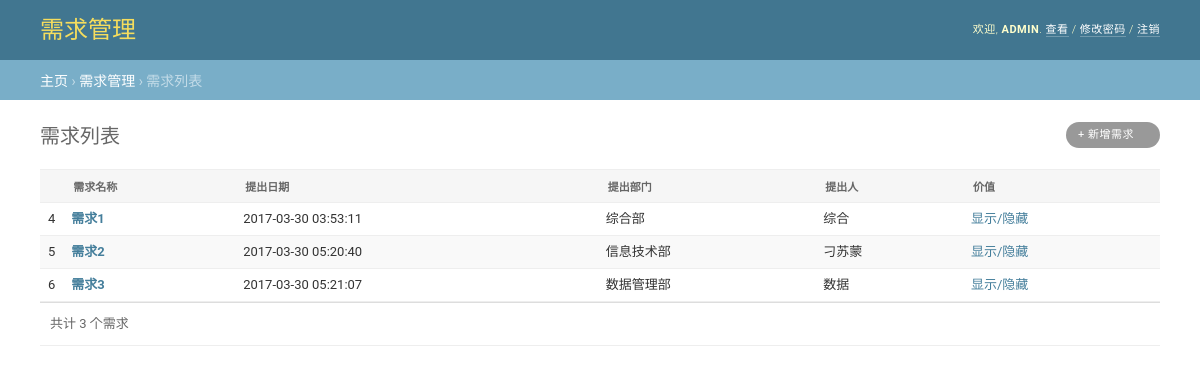
Page / (signed in) on the earlier database version.
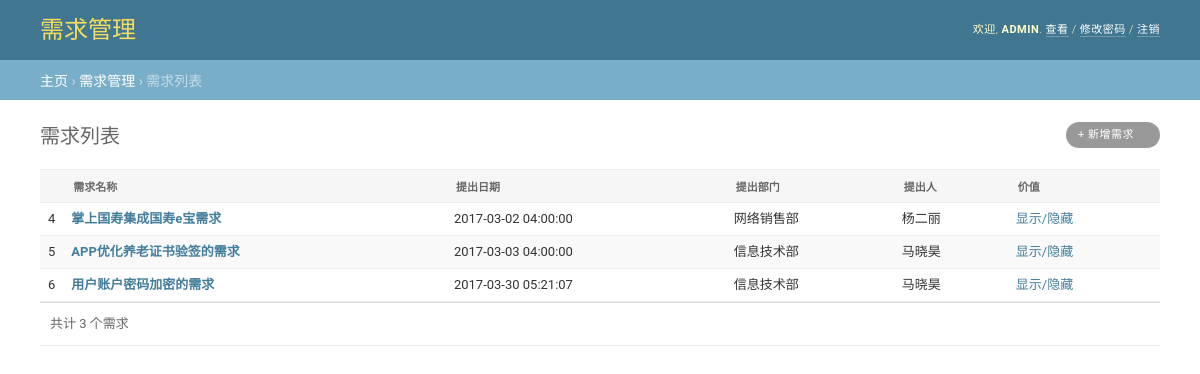
Same page on the later database version.
### ProjectTracking/models.py (models this page shows, shortened)
class Requirement(models.Model):
    DEPARTMENT_ZONGCAISHI = 0
    DEPARTMENT_ZONGHE = 1
    DEPARTMENT_CAIWU = 2
    DEPARTMENT_CHUANGXIN = 3
    DEPARTMENT_WANGXIAO = 4
    DEPARTMENT_CHANXIAN = 5
    DEPARTMENT_SHOUXIAN = 6
    DEPARTMENT_SHUJU = 7
    DEPARTMENT_XINXI = 8
    CATEGORY_DEVELOPMENT = 0
    CATEGORY_OPERATION = 1
    CATEGORY_EMERGENCY = 2
    REQUIREMENT_DEPARTMENT_CHOICES = (
        (DEPARTMENT_ZONGCAISHI, '总裁室'),
        (DEPARTMENT_ZONGHE, '综合部'),
        (DEPARTMENT_CAIWU, '财务部'),
        (DEPARTMENT_CHUANGXIN, '创新业务部'),
        (DEPARTMENT_WANGXIAO, '网络销售部'),
        (DEPARTMENT_CHANXIAN, '产险销售部'),
        (DEPARTMENT_SHOUXIAN, '寿险电销部'),
        (DEPARTMENT_SHUJU, '数据管理部'),
        (DEPARTMENT_XINXI, '信息技术部'),
    )
    REQUIREMENT_CATEGORY = (
        (CATEGORY_DEVELOPMENT, '开发类'),
        (CATEGORY_OPERATION, '运维类'),
        (CATEGORY_EMERGENCY, '紧急类'),
    )
    r_id = models.AutoField('ID', primary_key=True)
    r_info_name = models.CharField('需求名称', max_length=100, default='')
    r_info_submit_time = models.DateTimeField('提交时间')
    r_info_submit_department = models.IntegerField('提出部门', choices=REQUIREMENT_DEPARTMENT_CHOICES,
                                                   default=DEPARTMENT_ZONGCAISHI)
    r_info_submit_person = models.CharField('提出人', max_length=10, default='')
    r_info_value = models.CharField('价值', max_length=500, default='无')

### ProjectTracking/views.py (the view)
# urls.py: url(r'^$', login_required(IndexView.as_view()), name='index'),
class IndexView(generic.ListView):
    model = Requirement
    template_name = 'ProjectTracking/index.html'
    def get_context_data(self, **kwargs):
        context = super(IndexView, self).get_context_data(**kwargs)
        context['current_user'] = self.request.user
        return context

### ProjectTracking/templates/ProjectTracking/index.html (shortened to what this page needs)
<!DOCTYPE html>
<html lang="en-us">
<head>
    <link rel="stylesheet" type="text/css" href="/static/css/base.css"/>
    <link rel="stylesheet" type="text/css" href="/static/css/changelists.css" />
</head>
<div id="container">
    <div id="header">
        <div id="branding">
            <h1 id="site-name"><a href="#">需求管理</a></h1>
        </div>
        <div id="user-tools">
            欢迎,
            <strong>{{ current_user }}</strong>.
            <a href="#">查看</a> /
            <a href="#">修改密码</a> /
            <a href="{% url 'ProjectTracking:logout' %}">注销</a>
        </div>
    </div>
    <div class="breadcrumbs">
        <a href="#">主页</a>
        &rsaquo; <a href="#">需求管理</a>
        &rsaquo; 需求列表
    </div>
    <div id="content" class="flex">
        <h1>需求列表</h1>
        <div id="content-main">
            <ul class="object-tools">
                <li>
                    <a href="#" class="addlink">+ 新增需求</a>
                </li>
            </ul>
            <div class="module" id="changelist">
                <div class="results">
                    <table id="result_list">
                        <thead>
                        <tr>
                            <th scope="col" class="action-checkbox-column">
                            </th>
                            <th scope="col" class="sortable column-r_info_name">
                                <div class="text"><a href="?o=1">需求名称</a></div>
                            </th>
                            <th scope="col" class="sortable column-r_info_submit_time">
                                <div class="text"><a href="?o=2">提出日期</a></div>
                            </th>
                            <th scope="col" class="sortable column-r_info_submit_department">
                                <div class="text"><a href="?o=3">提出部门</a></div>
                            </th>
                            <th scope="col" class="sortable column-r_info_submit_person">
                                <div class="text"><a href="?o=4">提出人</a></div>
                            </th>
                            <th scope="col" class="sortable column-r_info_value">
                                <div class="text"><a href="?o=5">价值</a></div>
                            </th>
                        </tr>
                        </thead>
                        <tbody>
                        {% if requirement_list %}
                            {% for requirement in requirement_list %}
                                {% if forloop.counter0|divisibleby:2 %}
                                <tr class="row1">
                                {% else %}
                                <tr class="row2">
                                {% endif %}
                                    <td class="action-checkbox">{{ requirement.r_id }}</td>
                                    <th class="field-r_info_name"><a href="#">{{ requirement.r_info_name }}</a>
                                    </th>
                                    <td class="field-r_info_submit_time nowrap">{{ requirement.r_info_submit_time|date:"Y-m-d H:i:s" }}</td>
                                    <td class="field-r_info_submit_department">{{ requirement.get_r_info_submit_department_display }}</td>
                                    <td class="field-r_info_submit_person">{{ requirement.r_info_submit_person }}</td>
                                    <td class="field-r_info_value"><a href="#">显示/隐藏</a></td>
                                </tr>
                            {% endfor %}
                        {% endif %}
                        </tbody>
                    </table>
                </div>
                <p class="paginator">共计 {{ requirement_list|length }} 个需求</p>
            </div>
        </div>
        <br class="clear"/>
    </div>
</div>
</body>
</html>

### ProjectTracking/static/css/base.css (style rules this page uses)
a:link, a:visited { color: #447e9b; text-decoration: none; }
p, ol, ul, dl { margin: .2em 0 .8em 0; }
p { padding: 0; line-height: 140%; }
h1,h2,h3,h4,h5 { font-weight: bold; }
h1 { margin: 0 0 20px; font-weight: 300; font-size: 20px; color: #666; }
ul li { list-style-type: square; padding: 1px 0; }
li, dt, dd { font-size: 13px; line-height: 20px; }
.nowrap { white-space: nowrap; }
table { border-collapse: collapse; border-color: #ccc; }
td, th { font-size: 13px; line-height: 16px; border-bottom: 1px solid #eee; vertical-align: top; padding: 8px; font-family: "Roboto", "Lucida Grande", Verdana, Arial, sans-serif; }
th { font-weight: 600; text-align: left; }
thead th, tfoot td { color: #666; padding: 5px 10px; font-size: 11px; background: #fff; border: none; border-top: 1px solid #eee; border-bottom: 1px solid #eee; }
.row1 { background: #fff; }
.row2 { background: #f9f9f9; }
thead th { padding: 5px 10px; line-height: normal; text-transform: uppercase; background: #f6f6f6; }
thead th a:link, thead th a:visited { color: #666; }
table thead th .text a { display: block; cursor: pointer; padding: 8px 10px; }
.module { border: none; margin-bottom: 30px; background: #fff; }
.module p, .module ul, .module h3, .module h4, .module dl, .module pre { padding-left: 10px; padding-right: 10px; }
.module table { border-collapse: collapse; }
div.breadcrumbs { background: #79aec8; padding: 10px 40px; border: none; font-size: 14px; color: #c4dce8; text-align: left; }
div.breadcrumbs a { color: #fff; }
.object-tools { font-size: 10px; font-weight: bold; padding-left: 0; float: right; position: relative; margin-top: -48px; }
.object-tools li { display: block; float: left; margin-left: 5px; height: 16px; }
.object-tools a { border-radius: 15px; }
.object-tools a:link, .object-tools a:visited { display: block; float: left; padding: 3px 12px; background: #999; font-weight: 400; font-size: 11px; text-transform: uppercase; letter-spacing: 0.5px; color: #fff; }
.object-tools a.viewsitelink, .object-tools a.golink,.object-tools a.addlink { background-repeat: no-repeat; background-position: 93% center; padding-right: 26px; }
#container { position: relative; width: 100%; min-width: 980px; padding: 0; }
#content { padding: 20px 40px; }
#content-main { float: left; width: 100%; }
#header { width: auto; height: 40px; padding: 10px 40px; background: #417690; line-height: 40px; color: #ffc; overflow: hidden; }
#header a:link, #header a:visited { color: #fff; }
#branding { float: left; }
#branding h1 { padding: 0; margin: 0 20px 0 0; font-weight: 300; font-size: 24px; color: #f5dd5d; }
#branding h1, #branding h1 a:link, #branding h1 a:visited { color: #f5dd5d; }
#user-tools { float: right; padding: 0; margin: 0 0 0 20px; font-weight: 300; font-size: 11px; letter-spacing: 0.5px; text-transform: uppercase; text-align: right; }
#user-tools a { border-bottom: 1px solid rgba(255, 255, 255, 0.25); }

### ProjectTracking/static/css/changelists.css (style rules this page uses)
#changelist { position: relative; width: 100%; }
#changelist table { width: 100%; }
#changelist .paginator { color: #666; border-bottom: 1px solid #eee; background: #fff; overflow: hidden; }
#changelist table thead th { padding: 0; white-space: nowrap; vertical-align: middle; }
#changelist table thead th.action-checkbox-column { width: 1.5em; text-align: center; }
#changelist table tbody td.action-checkbox { text-align: center; }
.paginator { font-size: 13px; padding-top: 10px; padding-bottom: 10px; line-height: 22px; margin: 0; border-top: 1px solid #ddd; }

Differences in the rows shown:
changed Requirement id 4: r_info_name "需求1" → "掌上国寿集成国寿e宝需求"; r_info_submit_time "2017-03-30 03:53:11" → "2017-03-02 04:00:00"; r_info_submit_department "综合部" → "网络销售部"; r_info_submit_person "综合" → "杨二丽"
changed Requirement id 5: r_info_name "需求2" → "APP优化养老证书验签的需求"; r_info_submit_time "2017-03-30 05:20:40" → "2017-03-03 04:00:00"; r_info_submit_person "刁苏蒙" → "马晓昊"
changed Requirement id 6: r_info_name "需求3" → "用户账户密码加密的需求"; r_info_submit_department "数据管理部" → "信息技术部"; r_info_submit_person "数据" → "马晓昊"
